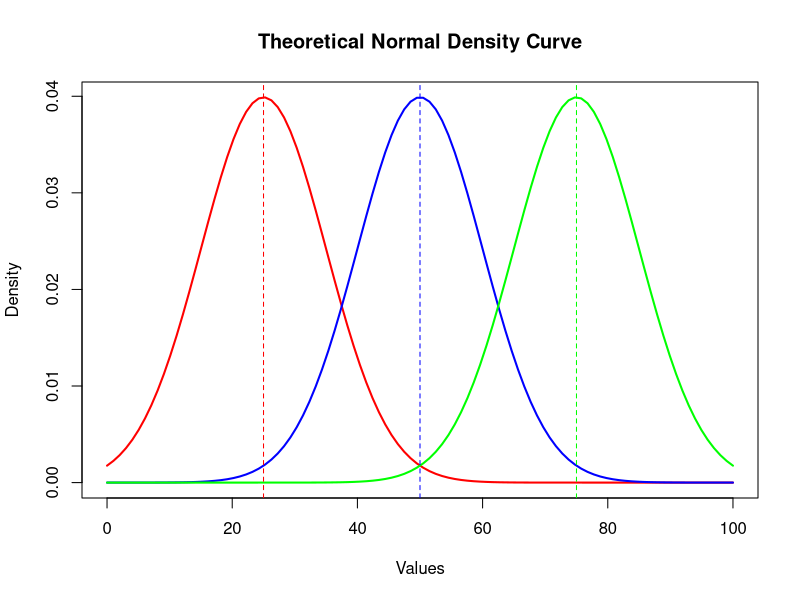
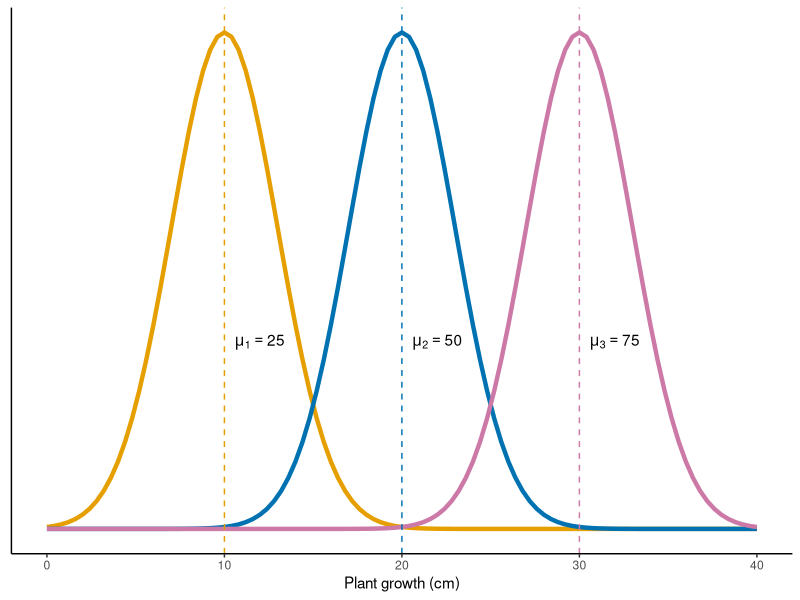

Write R code to recreate these figures, in order.
set.seed(1234)

a <- rnorm(1000,10,1)
b <- rnorm(1000,20,1)
c <- rnorm(1000,30,1)

x <- seq(0, 100, length.out = 100) # sequence of x-values
a <- dnorm(x, mean = 25, sd = 10) # calculate densities
b <- dnorm(x, mean = 50, sd = 10)
c <- dnorm(x, mean = 75, sd = 10)
plot(x, a,
     type = "l", 
     main = "Theoretical Normal Density Curve",
     xlab = "Values", ylab = "Density",
     col = "red", lwd = 2) 
lines(x,b,col = "blue", lwd = 2)
lines(x,c,col = "green", lwd = 2)
abline(v = c(25,50,75), col = c("red","blue","green"), lty = 2)

library(ggplot2)

ggplot(data.frame(x = c(0,40)), aes(x = x)) +
  stat_function(fun = dnorm, args = list(mean = 10, sd = 3), color = "#E69F00", linewidth = 1.5) +
  stat_function(fun = dnorm, args = list(mean = 20, sd = 3), color = "#0072B2", linewidth = 1.5) +
  stat_function(fun = dnorm, args = list(mean = 30, sd = 3), color = "#CC79A7", linewidth = 1.5) + 
  geom_vline(xintercept = c(10,20,30), 
             color = c("#E69F00","#0072B2","#CC79A7"), 
             linetype = "dashed") +
  geom_text(data = data.frame(
    x = c(12, 22, 32),
    y = c(0.05, 0.05, 0.05),
    label = c("mu[1] == 25", "mu[2] == 50", "mu[3] == 75")),
    aes(x = x, y = y, label = label), parse = TRUE) +
  labs(x = "Plant growth (cm)") +
  theme(axis.line = element_line(colour = "black"),
        panel.grid.major = element_blank(),
        panel.grid.minor = element_blank(),
        panel.border = element_blank(),
        panel.background = element_blank(),
        axis.ticks.y = element_blank(),
        axis.text.y = element_blank(),
        axis.title.y = element_blank())

